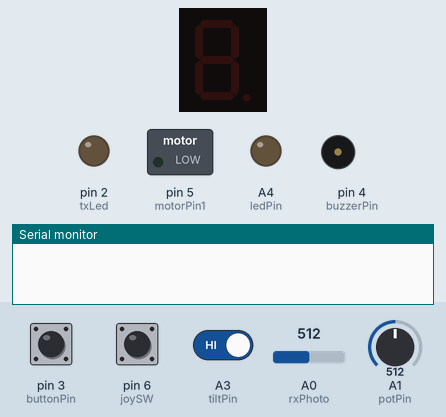
The sketch below on a simulated Arduino Uno, built with avr-gcc and run on an emulated ATmega328P. On the bench: 1-digit seven-segment display, switched loads named in the sketch (green lamp = pin HIGH), output pins drawn as LEDs (lit = HIGH), buzzer (waves = sounding, pin HIGH), the last lines printed to the serial monitor. Dashed ring = blinking. Inputs (shaded band) come from the test bench; at power-on: A0 (rxPhoto) = 512, A1 (potPin) = 512, pin 3 (buttonPin) HIGH, pin 6 (joySW) HIGH, A3 (tiltPin) HIGH.

Above: at 1.2 s.
1.3 s: A0 (rxPhoto) set to 610
2.9 s: A1 (potPin) set to 0
At 4.03 s:
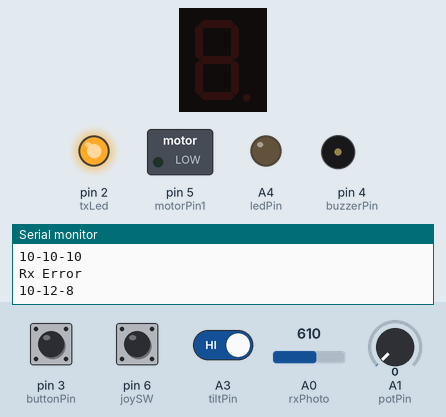
5.9 s: pin 3 (buttonPin) pulled LOW for 3.2 s
At 9.21 s:
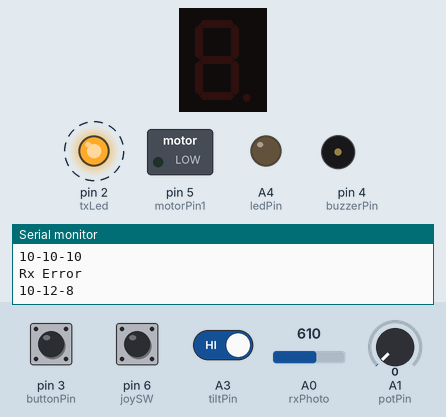
9.7 s: pin 3 (buttonPin) pulled LOW for 1 s
Timing chart, 0 to 12.3 s (numbered marks = the images above; inputs shaded):
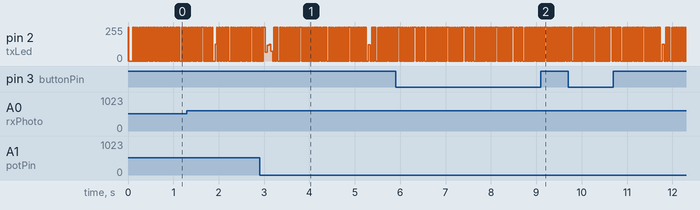

The sketch:

CSA_main.ino
```cpp
#include <SevSeg.h>
SevSeg sevseg;  // Instance of seven segment object

const int txLed = 2;
const int rxPhoto = A0;
int sensorValue = 0;
const int buttonPin = 3;
const int buzzerPin = 4;
const int tiltPin = A3;
const int ledPin = A4;
const int potPin = A1;
const byte segmentPins[7] = { 7, 8, 9, 10, 11, 12, 13 };  // {a, b, c, d, e, f, g} connect each of them thorugh resistor

// --- Joystick and fan ---
const int JSPin = A5;     // Vx of Joystick
const int motorPin1 = 5;  // Fan Motor output
const int joySW = 6;      // Joystick Pushbutton

// Joystick deadzone
struct deadZone {
  int start = 600;
  int end = 400;
};

// FLETCHER 16 Checksum
struct Fletcher16 {
  byte sum1 = 0;
  byte sum2 = 0;
};

#define CIPHER_KEY 0x23  // Cipher key for encryption
#define START_BYTE 0x70  // ASCII - "p"
#define STOP_BYTE 0x71   // ASCII - "q"
#define THRESHOLD 600    // Threshold set for LDR HIGH reading

#define FRAME_SIZE 9

#define START_BIT_LEVEL HIGH
#define STOP_BIT_1_LEVEL HIGH
#define STOP_BIT_2_LEVEL LOW

#define SAMPLE_SIZE 10

// TO RUN HEAVIER LOGIC IN CERTAIN INTERVALS (NON-BLOCKING)
// WITHOUT IT MAY RESULT IN DATA TEARING LEADING TO CHECKSUM ERRORS
unsigned long lastLogicLoop = 0;
const int logicInterval = 20;

// 0 - stop fan, anything else it spins
int fanSpeed = 0;
int joyX = 0;

int targetFanSpeed = 0;
unsigned long lastUpdate = 0;
const int updateInterval = 20;

static int prevJoySW = HIGH;   // RECORD button state, static
static bool fanState = false;  // Monitor fan state, static

void controlFanSpeed() {
  if (fanState) {
    joyX = analogRead(JSPin);
    static struct deadZone d_zone;  // Static variables

    // Timer so that speed doesnt increase instantly
    if (millis() - lastUpdate > updateInterval) {
      lastUpdate = millis();

      // Alter fan speed
      if (joyX > d_zone.start) {
        targetFanSpeed += 3;
      } else if (joyX < d_zone.end) {
        targetFanSpeed -= 3;
      }
      // If centered do nothing
    targetFanSpeed = constrain(targetFanSpeed, 0, 99);  // Limit fan speed to values [0,99] as per requirements
    }
    fanSpeed = targetFanSpeed;
  }
}

// |--- Fletcher16 Checksum ---|
// Have two sums, both set to zero
// First sum takes the current value -> adds it to itself
// Second sum adds the first sum to itself
// no modulo used her, wrap around happens anyways
void calc_sum(Fletcher16 &c_sum, byte cur_byte) {
  c_sum.sum1 = (c_sum.sum1 + cur_byte) % 255;
  c_sum.sum2 = (c_sum.sum2 + c_sum.sum1) % 255;
}

// Byte txFrame for transmission
// Needs to update values based on input
byte txFrame[FRAME_SIZE];

// Potentiometer averaging to counteract noise in ground line
// Float to prevent truncation
float smoothedPot = 0;

void readTxFrame() {
  // Fan control function
  controlFanSpeed();

  txFrame[0] = START_BYTE;                               // START BYTE
  txFrame[1] = (digitalRead(buttonPin) == LOW ? 1 : 0);  // Button-buzzer (pulldown resistor)
  txFrame[2] = (digitalRead(tiltPin) == LOW ? 1 : 0);    // Tilt Switch-LED

  int rawPot = analogRead(potPin);
  // Weighted averaging - takes in only 30% of new value, 70% of previous value
  // Noise spikes can be reduced by "smoothening the value"
  smoothedPot = (smoothedPot * 0.70) + (rawPot * 0.30);
  int noise_reduction = map((int)smoothedPot, 0, 900, 0, 7);  // upper limit set to lower value because | not reaching max value due to noise
  txFrame[3] = constrain(noise_reduction, 0, 9);              // Potentiometer values from 0-9

  // Joystick Control
  int currentJoySW = digitalRead(joySW);
  if (prevJoySW == HIGH && currentJoySW == LOW) {
    fanState = !fanState;
  }
  prevJoySW = currentJoySW;

  txFrame[4] = fanState;  // joystick button
  txFrame[5] = fanSpeed;  // fanspeed

  // |--- Fletcher16 Checksum ---|
  // Store in final two bytes
  Fletcher16 txCheckSum;  // Intialise checksum struct
  for (int i = 1; i < 6; i++) {
    calc_sum(txCheckSum, txFrame[i]);
  }
  txFrame[6] = txCheckSum.sum1;  // Sum1 of checksum
  txFrame[7] = txCheckSum.sum2;  // Sum2 of checksum

  txFrame[8] = STOP_BYTE;  // STOP BYTE

  // ENCRYPTION USING XOR POSITION INDEXED CIPHER
  for (int i = 1; i < 8; i++) {
    txFrame[i] = txFrame[i] ^ (CIPHER_KEY + i);  // i is the position of current bit
  }
}

// TRANSMITTER VALUES

int txIndex = 0;                     // For accessing bytes in the txFrame
int tx_byte_value = 0;               // Stores byte values from txFrame
int tx_state = 0;                    // Monitor states
unsigned long previousTxMillis = 0;  // To monitor previous instance where the txloop was ran
const long txInterval = 10;          // Interval between each transmission


// Transmission loop (Read-only)
void txLoop() {
  unsigned long currentTxMillis = millis();

  if (currentTxMillis - previousTxMillis >= txInterval) {  // Run after every interval
    previousTxMillis += txInterval;                        // To catch up with delays

    switch (tx_state) {
      case 0:                              // Start bit
        tx_byte_value = txFrame[txIndex];  // Load the byte value
        txIndex++;                         // Index to the byte for the next cycle
        if (txIndex >= FRAME_SIZE) txIndex = 0;

        digitalWrite(txLed, START_BIT_LEVEL);
        tx_state++;  // If overrun, return back to state 1
        break;

      case 1:
      case 2:
      case 3:
      case 4:
      case 5:
      case 6:
      case 7:
      case 8:
        if ((tx_byte_value & 0x80) != 0) {  // Data bits being bit-masked
          digitalWrite(txLed, HIGH);
        } else {
          digitalWrite(txLed, LOW);
        }
        tx_byte_value <<= 1;  // Bit shift the byte to the left so that the next bit is in place for bit-masking
        tx_state++;
        break;

      case 9:  // stop bit 1
        digitalWrite(txLed, STOP_BIT_1_LEVEL);
        tx_state++;
        break;

      case 10:  // Stop bit 2
        digitalWrite(txLed, STOP_BIT_2_LEVEL);
        tx_state++;
        break;

      default:  // Idle case
        digitalWrite(txLed, LOW);
        tx_state++;
        if (tx_state > 11) tx_state = 0;  // Idle then resend
        break;
    }
  }
}


// RECEIVER VALUES

// Byte txFrame for receiver
byte rxFrame[FRAME_SIZE];
int rxIndex = 0;
int rx_state = 0;
unsigned long previousRxMillis = 0;
int rx_bits[11] = { 0 };  // Holding 11 bit values sampled 10 times

const int rxInterval = txInterval / SAMPLE_SIZE;

// Receiver Loop (write)
void rxLoop() {
  unsigned long currentRxMillis = millis();

  if (currentRxMillis - previousRxMillis >= rxInterval) {
    previousRxMillis += rxInterval;

    sensorValue = analogRead(rxPhoto);

    switch (rx_state) {
      case 0:
        // Increment ONLY when HIGH signal is received (sync)
        if (sensorValue >= THRESHOLD) {
          rx_bits[0]++;
          rx_state++;  // Increment
        }
        break;

      // 0-109 Sampling bits | 110 for VALIDATION
      case 110:                                                             // END OF CYCLE
        if ((rx_bits[0] >= 4) && (rx_bits[9] >= 4) && (rx_bits[10] < 4)) {  // If bits are matching start and stop bits run
          int rx_byte_value = 0;
          for (int i = 1; i < 9; i++) {  // Data bits from rx_bits[1] to rx_bits[7]
            rx_byte_value <<= 1;         // Shift to the next bit in the byte value
            if (rx_bits[i] >= 4) {
              rx_byte_value |= 0x01;  // Using bitwise OR operator to flip the value to a 1
            }
          }

          // If the byte received is the START BYTE, force Frame index to 0
          // else if the byte received is NOT the STOP_BYTE, must be that it is a data byte
          if (rx_byte_value == START_BYTE) {
            rxIndex = 0;
          } else if (rx_byte_value != STOP_BYTE) {
            // Check if the current byte index is within data limits
            if (rxIndex > 0 && rxIndex < 8) {
              rx_byte_value = rx_byte_value ^ (CIPHER_KEY + rxIndex);  //decrypt
            }
          }
          rxFrame[rxIndex] = rx_byte_value;
          rxIndex++;

          // printing Start and Stop byte in HEX, rest end in default DEC (decimal)
          Serial.print("Rx Byte: ");
          if (rx_byte_value == START_BYTE || rx_byte_value == STOP_BYTE) {
            Serial.print("0x");
            Serial.println(rx_byte_value, HEX);
          } else Serial.println(rx_byte_value);

          if (rxIndex >= FRAME_SIZE) rxIndex = 0;

        } else {  // Else, print error with sample rates
          Serial.println("Rx Error");
          Serial.print(rx_bits[0]);
          Serial.print("-");
          Serial.print(rx_bits[9]);
          Serial.print("-");
          Serial.println(rx_bits[10]);
        }

        // Reset rx_bits and rx_state at the end of cycle
        rx_state = 0;
        memset(rx_bits, 0, sizeof(rx_bits));
        break;

      default:
        int bit_index = rx_state / SAMPLE_SIZE;
        // Check for overflow of bit array
        if (bit_index < 11) {
          if (sensorValue >= THRESHOLD) {
            rx_bits[bit_index]++;
          }
        }
        rx_state++;
        break;
    }
  }
}


void runRxFrame() {
  // Check for valid start and stop bytes
  if (rxFrame[0] == START_BYTE && rxFrame[8] == STOP_BYTE) {

    // Fletcher Checksum validation
    Fletcher16 rxCheckSum;
    for (int i = 1; i < 6; i++) {
      calc_sum(rxCheckSum, rxFrame[i]);
    }

    // Compare checksum values with received transmission values, only run if valid
    if (rxCheckSum.sum1 == rxFrame[6] && rxCheckSum.sum2 == rxFrame[7]) {
      // Buzzer - Button
      if (rxFrame[1] == 1) {
        tone(buzzerPin, 500);
      } else {
        noTone(buzzerPin);
      }

      // Tilt switch
      if (rxFrame[2] == 1) {
        digitalWrite(ledPin, HIGH);
      } else {
        digitalWrite(ledPin, LOW);
      }

      // Potentiometer - 1digit seven segment display
      if (rxFrame[3] > 9) {
      } else {
        sevseg.setNumber(rxFrame[3]);
      }

      // Joystick control with button for start/stop
      int rxJoySW = rxFrame[4];
      int rxSpeed = map(rxFrame[5], 0, 99, 0, 255); // Convert back to 0-255 for PWM
      if (rxJoySW) {
        analogWrite(motorPin1, rxSpeed);
      } else {
        analogWrite(motorPin1, 0);
      }
    } else {
      // Serial.println("Failed Checksum"); // use for debugging
    }
  }
}


void setup() {
  pinMode(txLed, OUTPUT);
  pinMode(rxPhoto, INPUT);
  pinMode(buttonPin, INPUT_PULLUP);
  pinMode(buzzerPin, OUTPUT);
  pinMode(tiltPin, INPUT_PULLUP);
  pinMode(ledPin, OUTPUT);
  pinMode(potPin, INPUT);

  pinMode(JSPin, INPUT);
  pinMode(motorPin1, OUTPUT);
  pinMode(joySW, INPUT_PULLUP);
  //SevSeg automatically assigns pinMode to the segments of the display

  // Part of SevSeg.h to intialise variables for display control
  byte numDigits = 1;
  byte digitPins[] = { A2 };  // Common cathode
  // segmentsPins declared above {a, b, c, d, e, f, g} connect each of them thorugh resistor
  bool resistorsOnSegments = false;      // Where the current limiting resistors are located
  byte hardwareConfig = COMMON_CATHODE;  // Type of 7Seg display
  bool updateWithDelays = false;         // Controls whether blocking (true) / non-blocking (false) updates are carried out
  bool leadingZeros = false;             // Whether to show leading zeroes
  bool disableDecPoint = true;           // Use to disable DP pin, only requires 7 segment pins now

  sevseg.begin(hardwareConfig, numDigits, digitPins, segmentPins, resistorsOnSegments, updateWithDelays, leadingZeros, disableDecPoint);
  sevseg.setBrightness(80);

  Serial.begin(9600);
}

void loop() {

  if (millis() - lastLogicLoop >= logicInterval) {
    readTxFrame();  // Populate txFrame with values read from input devices
    runRxFrame();   // Populate rxFrame using PhotoResistor (with checksum validation)
    lastLogicLoop = millis();
  }
  txLoop();
  rxLoop();
  sevseg.refreshDisplay();  // To run repeatedly
}
```

Measured:
- by itself, pin 2 (txLed): alternates 255/255 for 0.01 s and 0/255 for 0.02 s
